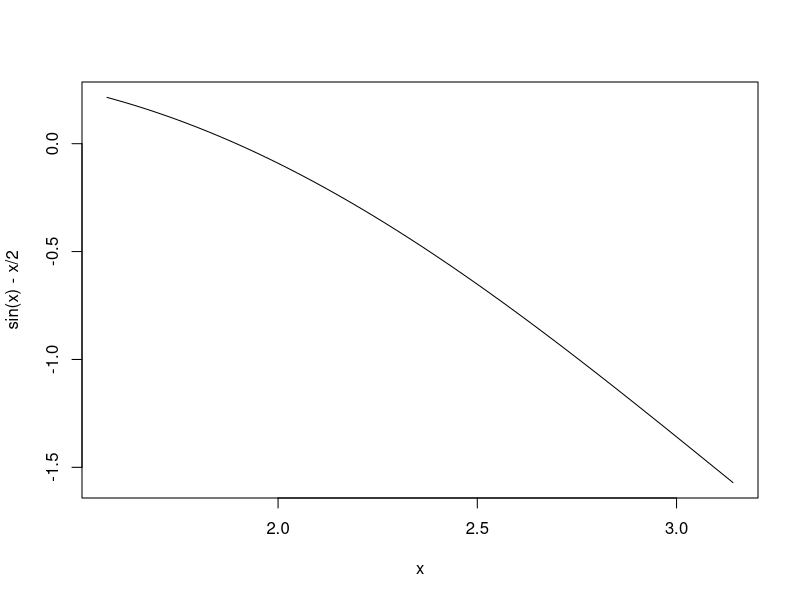
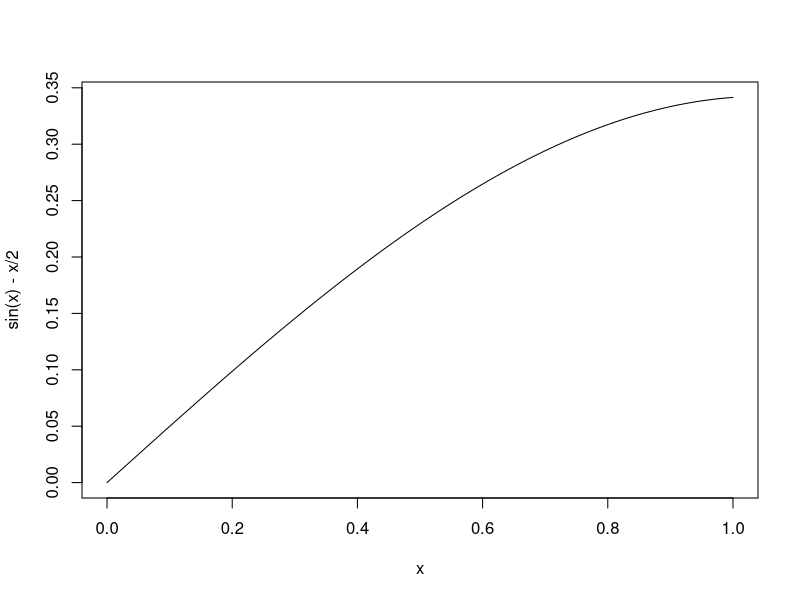

The R source for these figures, in order: (Note: this script raises an error after producing the figures.)
#muon ket qua nghiem chinh xac hon ta giam tol
#khong che sai so cua so va ham so 
#co the dan toi ket qua khong chinh xac va ko hoi tu
myBiset <- function(f, a, b, tol = 1e-15, m = 100)
#tol la sai so chap nhan dc trong khoang a,b. tol cang nho thi do chinh xac cang cao
#m la so lan lap toi da
{
  iter <- 0 #so lan lap
  f.a <- f(a)
  f.b <- f(b)
  #trong dk vong lap while la cong thuc sai so tuyet doi
  #convergence <- c()
  
#b3+ b4: thu hep khoang phan ly cho den khi no nho hon sai so 
  while (abs(b - a) > tol){#b-a la do lon cua khoang chua nghiem, neu b -a > tol tuc la 
  #khoang chua nghiem so vs sai so con lon va van can tim nghiem hay van can lap tiep
    iter <- iter + 1#sau moi lan lap inter tang len 
    if (iter > m){
      warning("iterations maximum exceeded")
      break
    }

#B2    
    xmid <- (a+b)/2#diem o giua ( duoc hieu xmid = c)
    ymid <- f(xmid)#ham o giua ( ymid = f(c))
  #so sanh dau cua ham so tai gia tri tb cua khoang phan ly nghiem vs dau cua ham so 
    if (f.a * ymid > 0){#f.a la ve trai (hay a = c)
      a <- xmid 
      f.a <- ymid
    }
    else { #f.b ve trai hay ( b = c)
      b <- xmid
      f.b <- ymid 
    }
#luu tru gia tri cua a, b sau moi lan lap
    #convergence <- c(convergence, abs(b-a))
  }
  root <- (a+ b)/2
  return (root)
  #return (list(root = root, convergence = convergence))
}
#Dinh nghia ham so 
f <- function(x) {
  return (sin(x) - x/2)
}

# Goi ham myBiset với hàm số f, khoảng [a, b] hay la khoang phan ly nghiem = [1, 2]
root <- myBiset(f, pi/2, pi)

# In giá trị của root
print(root)
curve(sin(x) - x/2, from  = pi/2, to = pi)
curve(sin(x) - x/2)
points(root$root, f(root$root), col = "red", pch = 19)


#bieu do phuong phap hoi tu ta dung convergence de luu tru gia tri cua a, b sau moi lan lap
plot(root$convergence, type = "l", main ="Toc do hoi tu cua phuong phap chia doi",
     xlab = "so lan lap", ylab = "abs(b - a)")

